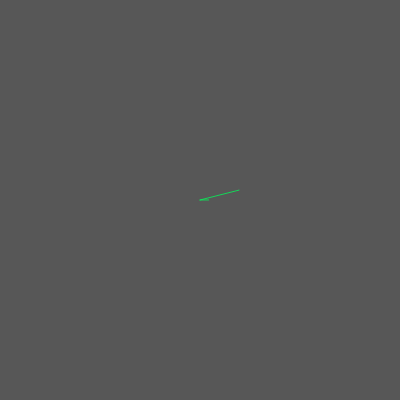
Frame 1 (no input)
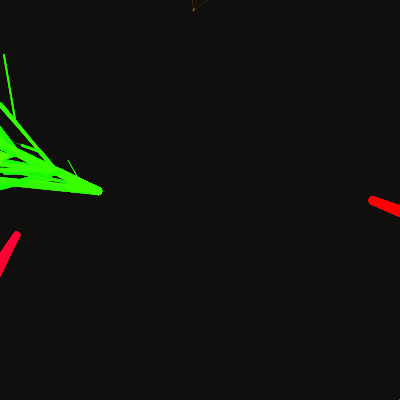
Frame 60 (no input)
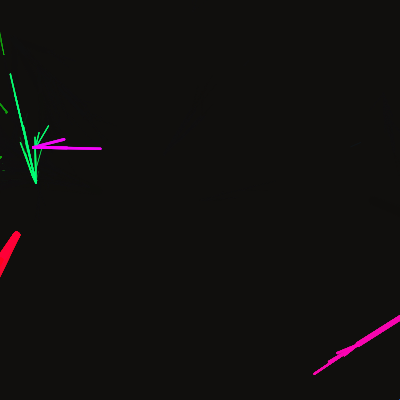
Frame 120 (the mouse pressed at the canvas centre since frame 60)

The p5.js sketch that drew these frames (run headless with seeded random() and noise() and a simulated clock; from frame 60 on, the mouse is pressed at the canvas centre):

// p5.js sketch
// ── sketch.js
const WIDTH = 600;
const HEIGHT = 600;
class Lightning {
  constructor(x, y, angle, size, hue, lifetime) {
    this.createdAt = millis();
    this.x = x;
    this.y = y;
    this.angle = angle;
    this.segments = [];
    this.size = size;
    this.hue = hue;
    this.lifetime = lifetime;
    this.hasSpawned = false;
    this.colorVolatility = random();
    var numToCreate = random(Math.ceil(Math.pow(size / 2, 1 / 2)));
/*
    var numToCreate =
      Math.min(20, random(Math.ceil(Math.pow(size / 2, 1 / 2))));
      */
    for (var i = 0; i < numToCreate; i++) {
      var angleDiff = (Math.pow(random(), 4) * random([-1, 1])) * PI / 4;
      var newAngle = this.angle + angleDiff;
      var dist = random() * this.size;
      var segment = {
        xi: x,
        yi: y,
        xf: this.x + dist * cos(newAngle),
        yf: this.y + dist * sin(newAngle),
        angle: newAngle,
      }
      //console.log(angleDiff, newAngle, dist, segment);

      this.segments.push(segment);

    }

  }

  createChildren() {
    if (this.hasSpawned) {
      return [];

    }
    if ((Math.pow(random(),1) > (millis() - this.createdAt) / (this.lifetime))) {
      return [];

    }
    if (this.size < 50) {
      return [];
    }
    this.hasSpawned = true;

    this.hue += this.colorVolatility * (random() - 0.5) * 25;

    var children = [];
    this.segments.forEach(segment => {
      children.push(new Lightning(segment.xf, segment.yf, segment.angle, random() * this.size * 1.01, this.hue, this.lifetime));
    });
    return children;
  }

  draw() {
    colorMode(HSB, 255);

    stroke(this.hue, 255, 255, 128 + 64);

    strokeWeight(Math.pow(this.size / 50, 2));

    //stroke(255, 255, 255);
    this.segments.forEach(segment => {
      //  console.log(segment);
      //strokeWeight(Math.sqrt(this.size)*10);

      line(segment.xi, segment.yi, segment.xf, segment.yf);
    })

  }


}
var entities = [];
var cnv;
function setup() {
  frameRate(30);

  //colorMode(HSB, 255);
  entities.push(new Lightning(200, 200, 0, 50, 100, 50));
  cnv = createCanvas(400, 400);
  cnv.mouseClicked(canvasClicked);
}

function canvasClicked(){
      entities.push(new Lightning(
      mouseX, //x
      mouseY, //y
      random() * 2 * PI, //angle
      random(150), //size
      random(0, 255), //hue
      Math.pow(random(), 2) * (3000) //lifetime (millis)
    ));
}
function draw() {

  if (random() < 0.2) {
    entities.push(new Lightning(
      random(WIDTH), //x
      random(HEIGHT), //y
      random() * 2 * PI, //angle
      random(150), //size
      random(0, 255), //hue
      Math.pow(random(), 2) * (3000) //lifetime (millis)
    ));

  }

  blendMode(DIFFERENCE);
  background(32, 32, 32, 64 * 3);
  blendMode(BLEND);

  entities.forEach(ent => {
    // console.log(ent);

    //console.log(ent.hue)
    ent.draw();
  });
  var newEntities = [];
  entities.forEach(ent => {
    newEntities = [...newEntities, ...ent.createChildren()];
  });
  entities = [...entities, ...newEntities];

  for (var i = entities.length - 1; i >= 0; i--) {
    var aliveFor = millis() - entities[i].createdAt;
    if (aliveFor > entities[i].lifetime) {
      entities.splice(i, 1);
    }
  }
}
